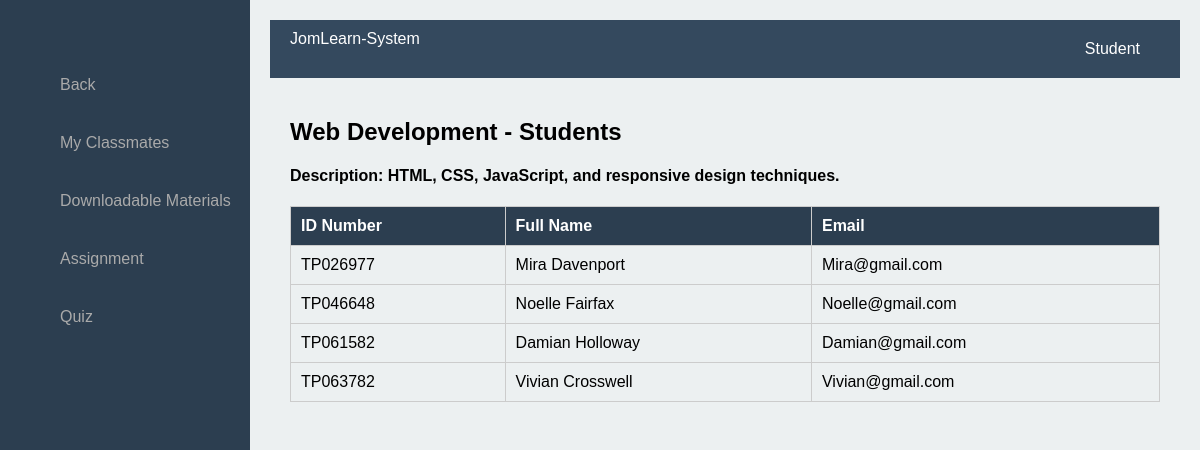
Screenshot of /course_details_students.php?course_id=39 with the database file from the repository.
### tables this page shows
CREATE TABLE `courses` (
  `id` int(11) NOT NULL,
  `title` varchar(255) NOT NULL,
  `description` text NOT NULL,
  `teacher_id` int(11) NOT NULL
);

### course_details_students.php (the view, shortened to what this page needs)
<?php
$servername = "localhost";
$username = "root";
$password = "";
$dbname = "assignment3";
$conn = new mysqli($servername, $username, $password, $dbname);
$course_id = $_SESSION['course_id'] ?? 0;
$query = "SELECT title AS course_name, description FROM courses WHERE id = ?";
$stmt = $conn->prepare($query);
$stmt->bind_param("i", $course_id);
$stmt->execute();
$stmt->store_result();
$stmt->bind_result($course_name, $description);
$student_query = "SELECT DISTINCT s.id_number, s.fullname, s.email
                  FROM students s
                  JOIN student_classes sc ON s.student_id = sc.student_id
                  JOIN courses c ON sc.class_id = c.id
                  WHERE c.id = ?";
$stmt = $conn->prepare($student_query);
$stmt->bind_param("i", $course_id);
$stmt->execute();
$result = $stmt->get_result();
$student_list = "";
if ($result->num_rows > 0) {
    while ($row = $result->fetch_assoc()) {
        $student_list .= "<tr>
                            <td>{$row['id_number']}</td>
                            <td>{$row['fullname']}</td>
                            <td>{$row['email']}</td>
                        </tr>";
    }
} else {
    $student_list = "<tr><td colspan='3'>No students found for this course.</td></tr>";
}
?>
<!DOCTYPE html>
<html lang="en">
<head>
</head>
<body>
<?php include 'bar_student2.php'; ?>
<div class="icontent">
    <h2><?php echo htmlspecialchars($course_name); ?> - Students</h2>
    <h4>Description: <?php echo htmlspecialchars($description); ?></h4>
    <table>
        <tr>
            <th>ID Number</th>
            <th>Full Name</th>
            <th>Email</th>
        </tr>
        <?php echo $student_list; ?>
    </table>
</div>
</body>
</html>

### course_details_students.php (style rules this page uses)
.icontent { flex: 1; background: #ecf0f1; padding: 20px; overflow-y: auto; }
table { width: 100%; border-collapse: collapse; margin-top: 20px; }
table, th, td { border: 1px solid #ccc; }
th, td { padding: 10px; text-align: left; }
th { background-color: #2c3e50; color: white; }

### bar_student2.php (style rules this page uses)
body { font-family: Arial, sans-serif; margin: 0; padding: 0; display: flex; height: 100vh; }

### rows the page displays
courses: title "Web Development", description "HTML, CSS, JavaScript, and responsive design techniques."

### other values shown
$row['id_number'] "TP026977"
$row['fullname'] "Mira Davenport"
$row['email'] "Mira@gmail.com"
$row['id_number'] "TP046648"
$row['fullname'] "Noelle Fairfax"
$row['email'] "Noelle@gmail.com"
$row['id_number'] "TP061582"
$row['fullname'] "Damian Holloway"
$row['email'] "Damian@gmail.com"
$row['id_number'] "TP063782"
$row['fullname'] "Vivian Crosswell"
$row['email'] "Vivian@gmail.com"
